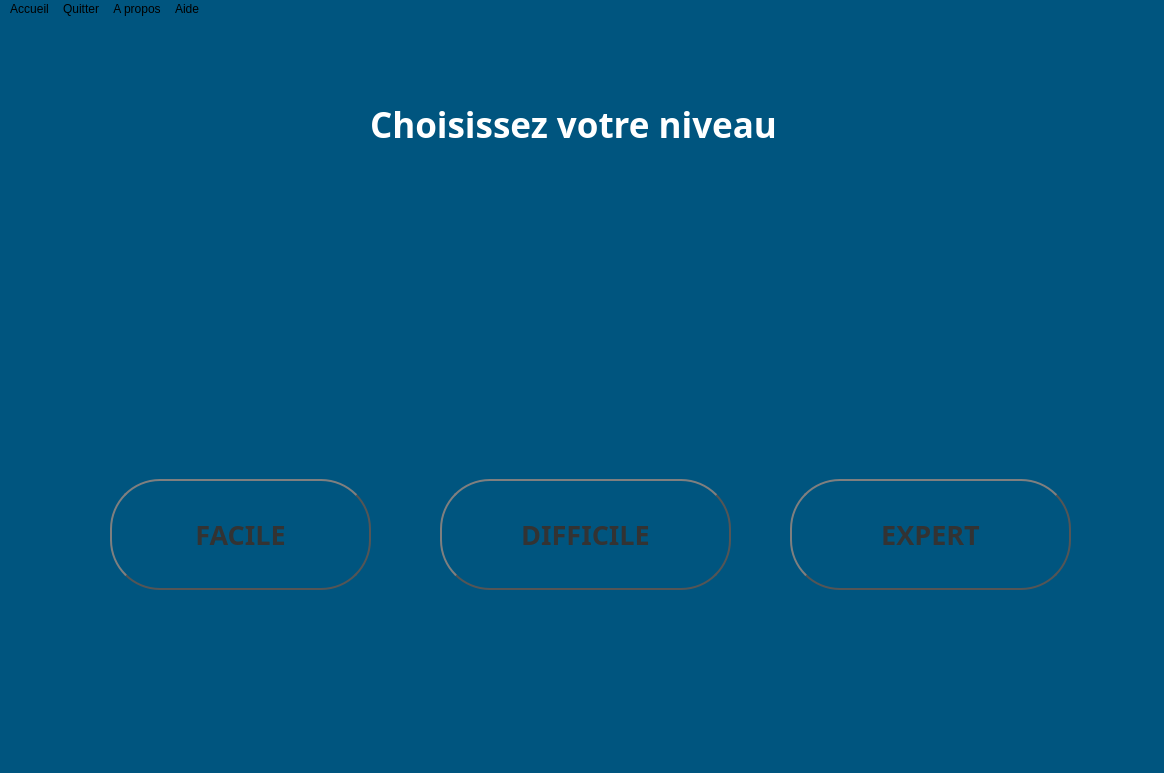
<?xml version="1.0" encoding="UTF-8"?>
<ui version="4.0">
 <class>level</class>
 <widget class="QMainWindow" name="level">
  <property name="geometry">
   <rect>
    <x>0</x>
    <y>0</y>
    <width>1164</width>
    <height>773</height>
   </rect>
  </property>
  <property name="maximumSize">
   <size>
    <width>1164</width>
    <height>2581</height>
   </size>
  </property>
  <property name="contextMenuPolicy">
   <enum>Qt::NoContextMenu</enum>
  </property>
  <property name="windowTitle">
   <string>TIC TAC TOE</string>
  </property>
  <property name="windowIcon">
   <iconset>
    <normaloff>71UU+enQH9L._AC_SY355_.jpg</normaloff>71UU+enQH9L._AC_SY355_.jpg</iconset>
  </property>
  <property name="layoutDirection">
   <enum>Qt::LeftToRight</enum>
  </property>
  <property name="styleSheet">
   <string notr="true">background-color: rgb(0, 85, 127);</string>
  </property>
  <widget class="QWidget" name="centralwidget">
   <widget class="QPushButton" name="btnEasy">
    <property name="geometry">
     <rect>
      <x>110</x>
      <y>460</y>
      <width>261</width>
      <height>111</height>
     </rect>
    </property>
    <property name="font">
     <font>
      <family>Bahnschrift Light Condensed</family>
      <pointsize>20</pointsize>
      <weight>75</weight>
      <bold>true</bold>
     </font>
    </property>
    <property name="autoFillBackground">
     <bool>false</bool>
    </property>
    <property name="styleSheet">
     <string notr="true">color: #333;
    border: 2px solid #555;
    border-radius: 50px;
    border-style: outset;
    background: qradialgradient(
        cx: 0.3, cy: -0.4, fx: 0.3, fy: -0.4,
        radius: 1.35, stop: 0 #fff, stop: 1 #888
        );
    padding: 5px;</string>
    </property>
    <property name="text">
     <string>FACILE</string>
    </property>
    <property name="icon">
     <iconset>
      <normaloff>unnamed.png</normaloff>unnamed.png</iconset>
    </property>
    <property name="iconSize">
     <size>
      <width>50</width>
      <height>50</height>
     </size>
    </property>
   </widget>
   <widget class="QLabel" name="logo">
    <property name="geometry">
     <rect>
      <x>470</x>
      <y>190</y>
      <width>221</width>
      <height>201</height>
     </rect>
    </property>
    <property name="maximumSize">
     <size>
      <width>5000</width>
      <height>5000</height>
     </size>
    </property>
    <property name="text">
     <string/>
    </property>
    <property name="pixmap">
     <pixmap>71UU+enQH9L._AC_SY355_.jpg</pixmap>
    </property>
    <property name="scaledContents">
     <bool>true</bool>
    </property>
   </widget>
   <widget class="QLabel" name="lbhome">
    <property name="geometry">
     <rect>
      <x>370</x>
      <y>50</y>
      <width>441</width>
      <height>111</height>
     </rect>
    </property>
    <property name="font">
     <font>
      <family>PMingLiU-ExtB</family>
      <pointsize>26</pointsize>
      <weight>75</weight>
      <bold>true</bold>
     </font>
    </property>
    <property name="styleSheet">
     <string notr="true">color: rgb(255, 255, 255);</string>
    </property>
    <property name="text">
     <string>Choisissez votre niveau</string>
    </property>
   </widget>
   <widget class="QPushButton" name="btnDiff">
    <property name="geometry">
     <rect>
      <x>440</x>
      <y>460</y>
      <width>291</width>
      <height>111</height>
     </rect>
    </property>
    <property name="font">
     <font>
      <family>Bahnschrift Light Condensed</family>
      <pointsize>20</pointsize>
      <weight>75</weight>
      <bold>true</bold>
     </font>
    </property>
    <property name="autoFillBackground">
     <bool>false</bool>
    </property>
    <property name="styleSheet">
     <string notr="true">color: #333;
    border: 2px solid #555;
    border-radius: 50px;
    border-style: outset;
    background: qradialgradient(
        cx: 0.3, cy: -0.4, fx: 0.3, fy: -0.4,
        radius: 1.35, stop: 0 #fff, stop: 1 #888
        );
    padding: 5px;</string>
    </property>
    <property name="text">
     <string>DIFFICILE</string>
    </property>
    <property name="icon">
     <iconset>
      <normaloff>unnamed.png</normaloff>unnamed.png</iconset>
    </property>
    <property name="iconSize">
     <size>
      <width>50</width>
      <height>50</height>
     </size>
    </property>
   </widget>
   <widget class="QPushButton" name="btnExpert">
    <property name="geometry">
     <rect>
      <x>790</x>
      <y>460</y>
      <width>281</width>
      <height>111</height>
     </rect>
    </property>
    <property name="font">
     <font>
      <family>Bahnschrift Light Condensed</family>
      <pointsize>20</pointsize>
      <weight>75</weight>
      <bold>true</bold>
     </font>
    </property>
    <property name="autoFillBackground">
     <bool>false</bool>
    </property>
    <property name="styleSheet">
     <string notr="true">color: #333;
    border: 2px solid #555;
    border-radius: 50px;
    border-style: outset;
    background: qradialgradient(
        cx: 0.3, cy: -0.4, fx: 0.3, fy: -0.4,
        radius: 1.35, stop: 0 #fff, stop: 1 #888
        );
    padding: 5px;</string>
    </property>
    <property name="text">
     <string>EXPERT</string>
    </property>
    <property name="icon">
     <iconset>
      <normaloff>unnamed.png</normaloff>unnamed.png</iconset>
    </property>
    <property name="iconSize">
     <size>
      <width>50</width>
      <height>50</height>
     </size>
    </property>
   </widget>
  </widget>
  <widget class="QStatusBar" name="statusbar"/>
  <widget class="QMenuBar" name="menuBar">
   <property name="geometry">
    <rect>
     <x>0</x>
     <y>0</y>
     <width>1164</width>
     <height>26</height>
    </rect>
   </property>
   <widget class="QMenu" name="menuAccueil">
    <property name="title">
     <string>Accueil</string>
    </property>
   </widget>
   <widget class="QMenu" name="menuQuitter">
    <property name="title">
     <string>Quitter</string>
    </property>
   </widget>
   <widget class="QMenu" name="menuA_propos">
    <property name="title">
     <string>A propos</string>
    </property>
   </widget>
   <widget class="QMenu" name="menuR_gles_du_jeu">
    <property name="title">
     <string>Aide</string>
    </property>
   </widget>
   <addaction name="menuAccueil"/>
   <addaction name="menuQuitter"/>
   <addaction name="menuA_propos"/>
   <addaction name="menuR_gles_du_jeu"/>
  </widget>
 </widget>
 <resources/>
 <connections/>
</ui>
